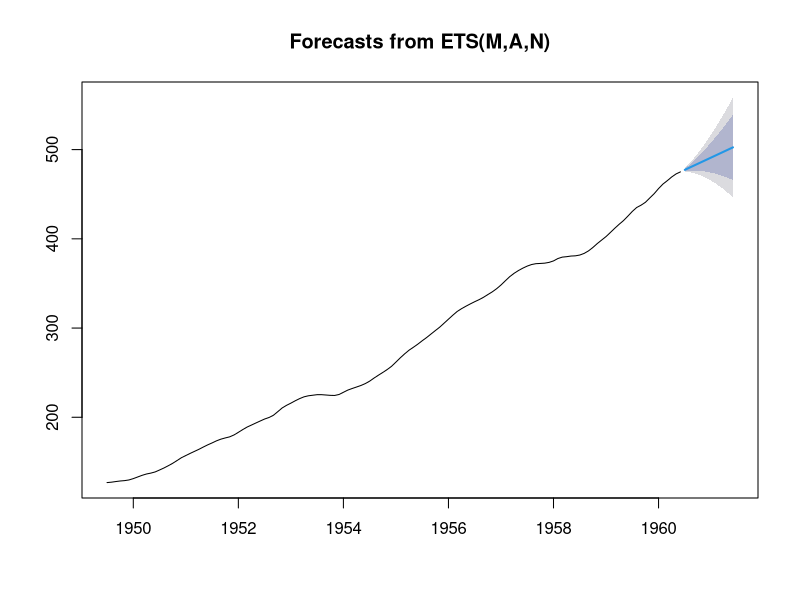
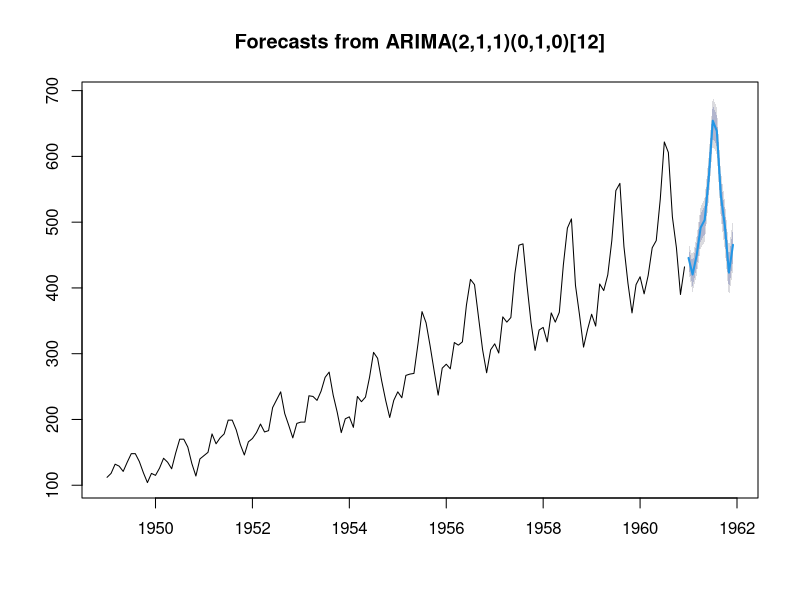

These figures' R source, in order:
# Previsoes com Series Temporais
#
AirPassengers
#
# Média
mean(AirPassengers)
#
# Usando apenas o ultimo ano para analise
mean(window(AirPassengers,start=c(1960,1),end=c(1960,12)))
#
# Média móvel
# Package forest
install.packages("forecast")
library(forecast)
#
#plot(wineind)
#sm <- ma(wineind,order=12)
#lines(sm,col="red")

mediamovel = ma(AirPassengers,order=12)
mediamovel
#
previsao = forecast(mediamovel,h=12)
previsao
plot(previsao)
#
arima = auto.arima(AirPassengers)
previsao = forecast(arima,h=12)
previsao
#
# Dessa vez a tendencia, a sazonalidade e o componente aleatorio sao incorporados ao grafico gerado
plot(previsao)
